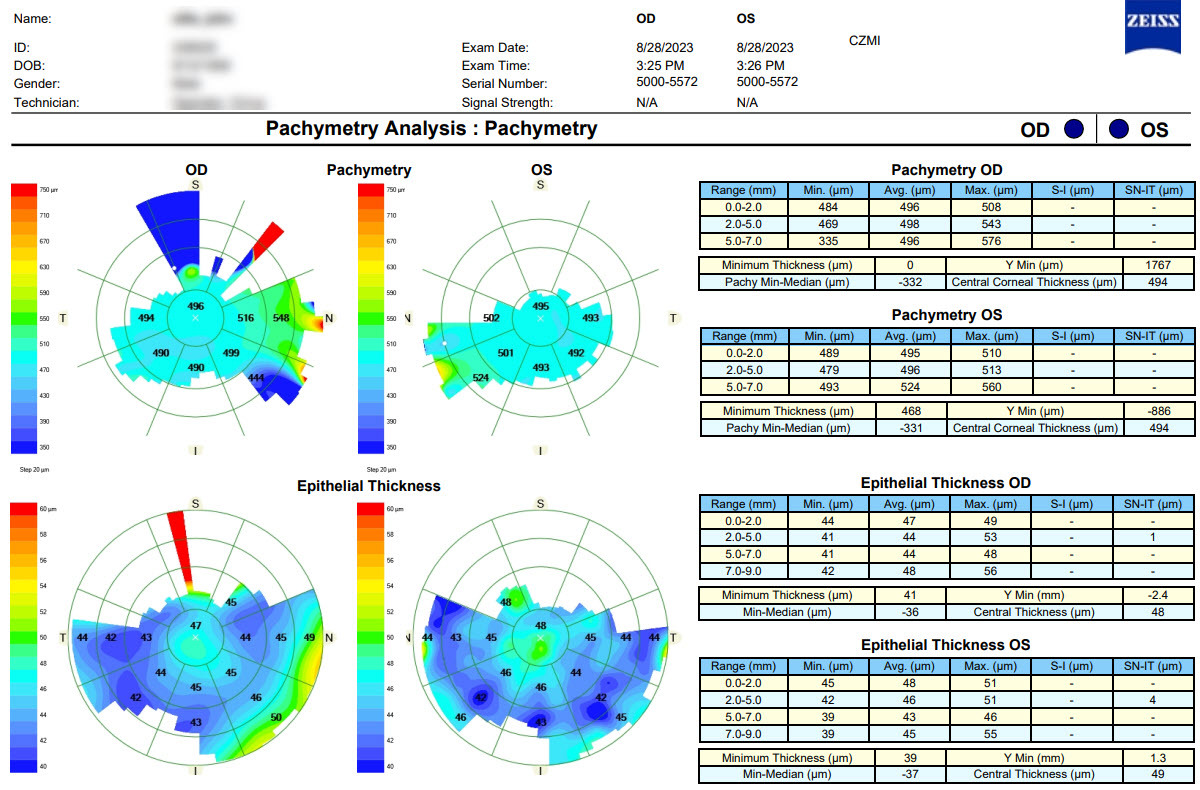
#> input picture images/2nd_report.jpeg, 1200 x 790 px
$ python -i finl_report_API.py   (imports and definitions only)
#> lines starting #> are read from the running program, lines starting #| are printed output that depends on the picture
#> further down, picture is the input picture: shape (790, 1200, 3); mean B, G, R 223.9, 224.7, 207.5
import cv2
import numpy as np
from scipy.stats import trim_mean
import streamlit as st


def get_image(image_path):
    img = cv2.imread(image_path)
    return img


def find_graph(img):
    crop_pc_od = img[215:435, 75:325]
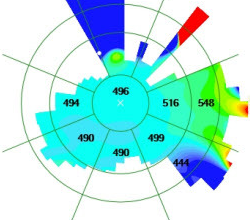
#> crop_pc_od: shape (220, 250, 3); mean B, G, R 227.5, 229.7, 170.8
    crop_pc_od = cv2.resize(crop_pc_od, (240, 240))
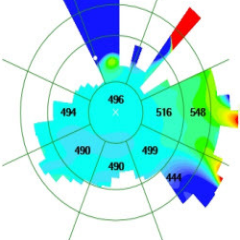
#> crop_pc_od: shape (240, 240, 3); mean B, G, R 227.5, 229.7, 170.7

    crop_pc_os = img[215:435, 410:670]
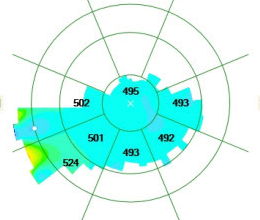
#> crop_pc_os: shape (220, 260, 3); mean B, G, R 240.8, 248.4, 200.1
    crop_pc_os = cv2.resize(crop_pc_os, (240, 240))
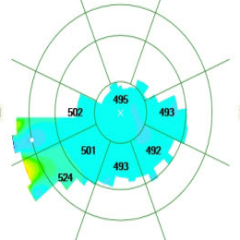
#> crop_pc_os: shape (240, 240, 3); mean B, G, R 240.8, 248.4, 200.1

    crop_epithial_od = img[510:770, 60:325]
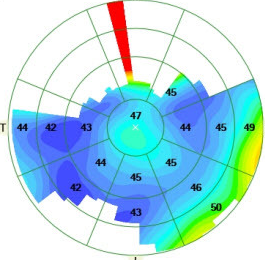
#> crop_epithial_od: shape (260, 265, 3); mean B, G, R 228.9, 216.8, 173.9
    crop_epithial_od = cv2.resize(crop_epithial_od, (250, 250))
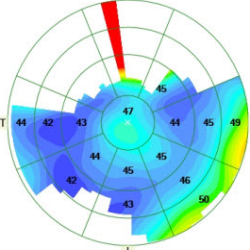
#> crop_epithial_od: shape (250, 250, 3); mean B, G, R 228.9, 216.7, 173.8

    crop_epithial_os = img[510:770, 410:670]
    crop_epithial_os = cv2.resize(crop_epithial_os, (280, 280))
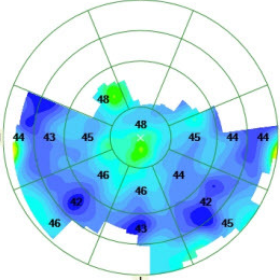
#> crop_epithial_os: shape (280, 280, 3); mean B, G, R 239.2, 216.7, 173.2

    return crop_pc_od, crop_pc_os, crop_epithial_od, crop_epithial_os


# [69 lines left out: functions extract_cct_from_colorbar, extract_of_epithelialreport_central_cct_from_image, not called in this run]


# Streamlit App
# [26 lines not run here, left out]

>>> import cv2
>>> picture = cv2.imread('images/2nd_report.jpeg')
>>> result = find_graph(picture)

$ run again, on images/Pachymetry  report.jpeg
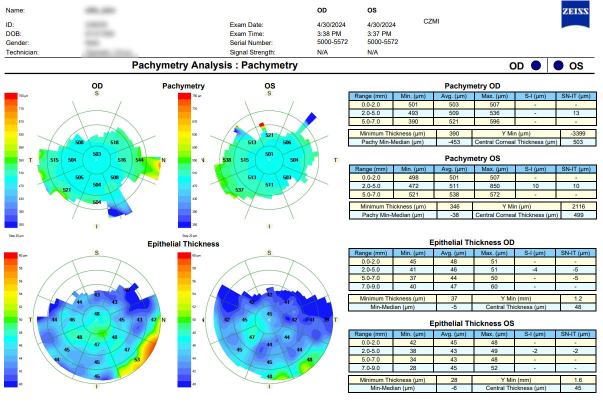
#> input picture images/Pachymetry  report.jpeg, 1205 x 803 px (shown at 1/2 size)
#> picture is the input picture: shape (803, 1205, 3); mean B, G, R 223.2, 224.7, 203.5
#> in find_graph, `crop_epithial_od = cv2.resize(crop_epithial_od, (250, 250))`:
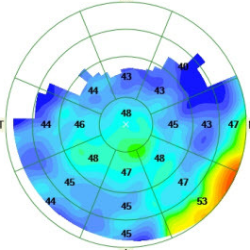
#> crop_epithial_od: shape (250, 250, 3); mean B, G, R 227.7, 216, 158.5
#> in find_graph, `crop_epithial_os = cv2.resize(crop_epithial_os, (280, 280))`:
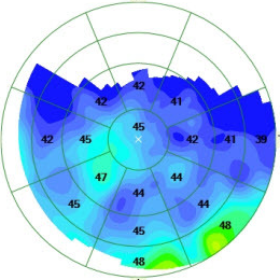
#> crop_epithial_os: shape (280, 280, 3); mean B, G, R 237.4, 196, 152.1
